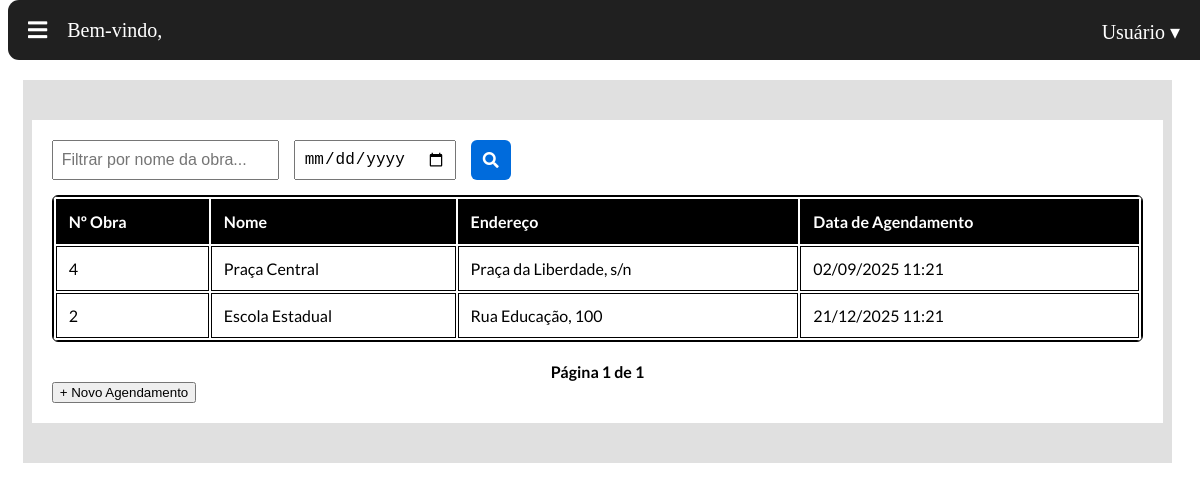
The page /agenda/lista/ (signed in) on the database as committed earlier.
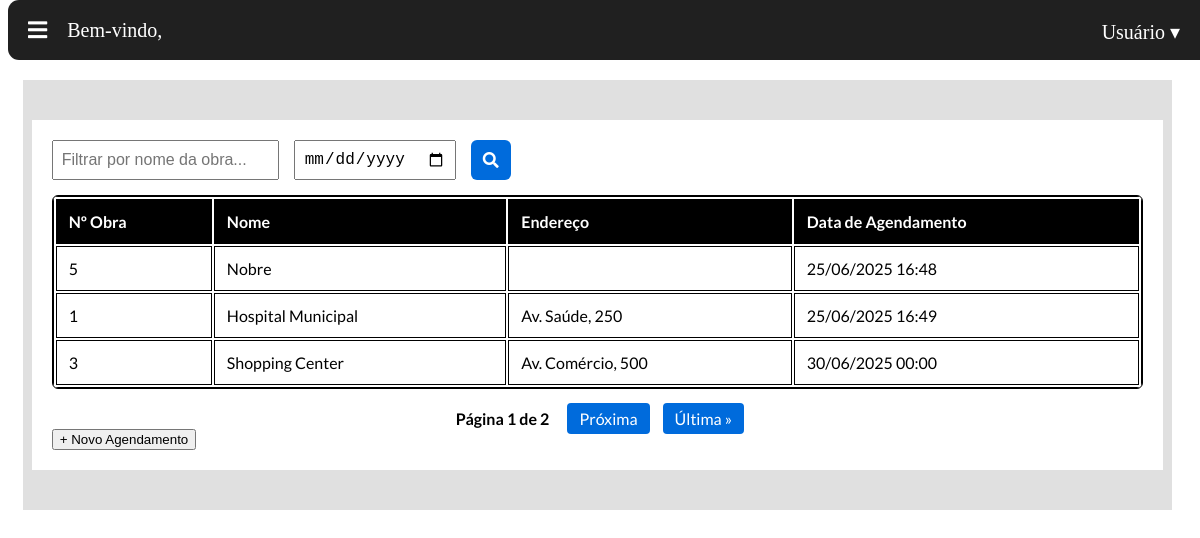
The same page on the database as committed later.
### agenda/models.py (models this page shows, shortened)
class Agendamento(models.Model):
    obra = models.ForeignKey(obra, on_delete=models.CASCADE, related_name='agendamentos')
    data = models.DateTimeField(auto_now_add=True)
    montador = models.ForeignKey(usuario, on_delete=models.CASCADE)
    data_agendamento = models.DateTimeField()
    realizado = models.BooleanField(default=False)

### obra/models.py (models this page shows, shortened)
class obra(models.Model):
    nome = models.CharField('nome', max_length=50)
    numero = models.IntegerField('numero controle')
    endereco = models.TextField('endereço', max_length=200, null=True, blank=True)
    data_criacao = models.DateTimeField('Data de criação',auto_now_add=True)
    cliente = models.CharField('nome cliente', max_length=50)
    previsao_entrega = models.DateTimeField('Data prevista para entrega', null=True, blank=True)

### agenda/views.py (the view)
# urls.py: path('lista/', views.listar_agendamentos, name='listar'),
@login_required
def listar_agendamentos(request):
    nome = request.GET.get('nome', '')
    data = request.GET.get('data', '')
    agendamentos = Agendamento.objects.select_related('obra').order_by('data_agendamento')
    if nome:
        agendamentos = agendamentos.filter(obra__nome__icontains=nome)
    if data:
        agendamentos = agendamentos.filter(data_agendamento__date=data)
    paginator = Paginator(agendamentos, 3)  # Exibe 10 agendamentos por página
    pagina_num = request.GET.get('page')
    pagina_obj = paginator.get_page(pagina_num)
    return render(request, "agenda/listar_agendamentos.html", {
        "pagina_obj": pagina_obj,
        "nome": nome,
        "data": data,
    })

### templates/agenda/listar_agendamentos.html (shortened to what this page needs)
{% extends 'base.html' %}
{% load static %}
{% block content %}
{% block extra_css %}
<link rel="stylesheet" href="{% static 'agenda/listaAgenda.css' %}">
{% endblock %}
<div class="lista-agenda-container">
  <form method="get" class="filtros-tabela">
    <input type="text" id="filtro-nome" name="nome" value="{{ nome }}" placeholder="Filtrar por nome da obra...">
    <input type="date" id="filtro-data" name="data" value="{{ data }}">
    <button type="submit" id="btn-filtrar" class="btn-filtrar">
      <i class="fas fa-search"></i>
    </button>
  </form>
  <section class="tabela-wrapper">
    <table class="tabela-agendamentos">
      <thead>
        <tr>
          <th>Nº Obra</th>
          <th>Nome</th>
          <th>Endereço</th>
          <th>Data de Agendamento</th>
        </tr>
      </thead>
      <tbody id="tabela-corpo">
        {% for agendamento in pagina_obj %}
          <tr>
            <td>{{ agendamento.obra.id }}</td>
            <td>{{ agendamento.obra.nome }}</td>
            <td>{{ agendamento.obra.endereco }}</td>
            <td>{{ agendamento.data_agendamento|date:"d/m/Y H:i" }}</td>
          </tr>
        {% empty %}
          <tr>
            <td colspan="4">Nenhum agendamento encontrado.</td>
          </tr>
        {% endfor %}
      </tbody>
    </table>
  </section>
  <div class="paginacao">
    <span>Página {{ pagina_obj.number }} de {{ pagina_obj.paginator.num_pages }}</span>
    {% if pagina_obj.has_next %}
      <a href="?page={{ pagina_obj.next_page_number }}&nome={{ nome }}&data={{ data }}">Próxima</a>
      <a href="?page={{ pagina_obj.paginator.num_pages }}&nome={{ nome }}&data={{ data }}">Última &raquo;</a>
    {% endif %}
  </div>
  <button id="abrir-modal" data-url="{% url 'agenda:novo_agendamento' %}">
    + Novo Agendamento
  </button>
</div>
{% endblock %}

### templates/base.html (shortened to what this page needs)
{% load static %}
<!DOCTYPE html>
<html lang="pt-br">
<head>
    <link rel="stylesheet" href="{% static 'css/estilo.css' %}">
    <link href="https://use.fontawesome.com/releases/v5.6.1/css/all.css" rel="stylesheet">
</head>
<body>
<div class="topbar">
  <div class="topbar-left">
    <i class="fas fa-bars" id="openSidebar"></i>
  </div>
  <div class="nameuser">
    <span class="user-name">Bem-vindo, {{ user.first_name }}</span>
  </div>
  <div class="topbar-right">
    <div class="user-menu">
      <span id="userButton">Usuário ▾</span>
    </div>
  </div>
</div>
<div class="content" id="content">
  {% block content %}
  {% endblock %}
</div>
</body>
</html>

### static/css/estilo.css (style rules this page uses)
:root { --accent-color: #fd9432; --gradient-color: #0d32d8; }
.topbar { height: 60px; background-color: #202020; color: #fff; display: flex; align-items: center; padding: 0 20px; position: fixed; width: 100%; top: 0; z-index: 998; border-radius: 11px 11px 11px 11px; transition: margin-left 0.3s ease; }
.topbar-left i { font-size: 22px; cursor: pointer; }
.nameuser { font-size: 20px; color: #fff; margin-left: 20px; padding: 0; flex: 0 1 auto; }
.user-menu { position: fixed; right: 20px; top: 20px; z-index: 1000; transition: right 0.3s ease; }
.user-menu span { font-size: 20px; cursor: pointer; }
.content { max-width: 990%; margin-top: 80px; margin-left: 15px; margin-right: 20px; display: flex; flex-direction: column; align-items: center; justify-content: center; font-family: 'Lato', sans-serif; background-color: #e0e0e0; transition: margin-left 0.3s ease; }

### static/agenda/listaAgenda.css (style rules this page uses)
.lista-agenda-container { margin: 40px auto; background-color: #fff; padding: 20px; width: 95%; }
.filtros-tabela { display: flex; gap: 15px; margin-bottom: 15px; }
.filtros-tabela input { padding: 8px; font-size: 1rem; }
.btn-filtrar { padding: 8px 12px; background-color: #006bdc; color: white; border: none; border-radius: 6px; cursor: pointer; font-size: 1rem; display: flex; align-items: center; }
.btn-filtrar i { font-size: 16px; }
.tabela-agendamentos { width: 100%; border: 1px solid #000000; }
.tabela-wrapper { overflow-x: auto; background-color: white; border: 1px solid #000000; border-radius: 6px; }
.tabela-agendamentos th, .tabela-agendamentos td { padding: 12px; border: 1px solid #000000; text-align: left; }
.tabela-agendamentos thead { background-color: #000000; color: white; }
.paginacao { text-align: center; margin-top: 20px; }
.paginacao a { margin: 0 5px; padding: 6px 12px; background-color: #006bdc; color: white; border-radius: 4px; text-decoration: none; }
.paginacao span { margin: 0 10px; font-weight: bold; }

Rows that differ between the two databases and show on the page:
no longer on this page (row unchanged): Agendamento: obra.id "4", obra.nome "Praça Central", obra.endereco "Praça da Liberdade, s/n", data_agendamento "02/09/2025 11:21"
no longer on this page (row unchanged): Agendamento: obra.id "2", obra.nome "Escola Estadual", obra.endereco "Rua Educação, 100", data_agendamento "21/12/2025 11:21"
added Agendamento: obra.id "5", obra.nome "Nobre", data_agendamento "25/06/2025 16:48"
added Agendamento: obra.id "1", obra.nome "Hospital Municipal", obra.endereco "Av. Saúde, 250", data_agendamento "25/06/2025 16:49"
added Agendamento: obra.id "3", obra.nome "Shopping Center", obra.endereco "Av. Comércio, 500", data_agendamento "30/06/2025 00:00"
Other text that changed with them:
{{ pagina_obj.paginator.num_pages }}: "1" → "2"
text now shown: "Próxima Última »"
